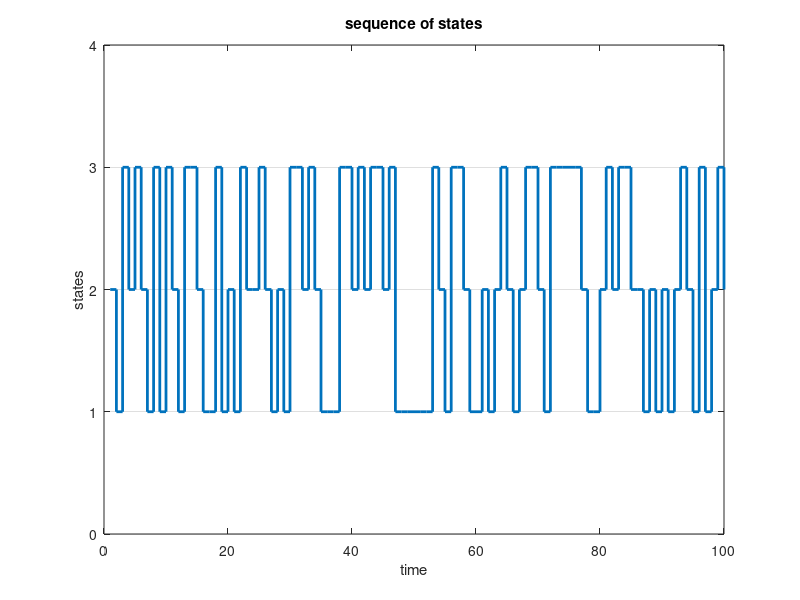

MATLAB code to generate this figure:
%%
% from:
% http://stackoverflow.com/questions/11055410/hidden-markov-model-in-matlab

%% example 1: using hmmgenerate
%# number of states
% N = 11;
N = 4;
sequenceLength = 50

%# some random transition matrix
trans = rand(N,N);
trans = bsxfun(@rdivide, trans, sum(trans,2));

%# fake emission matrix (only one symbol)
emis = ones(N,1);

%# get a sample of length: sequenceLength
[~,states] = hmmgenerate(sequenceLength, trans, emis, 'Symbols',{'state'}, 'Statenames', {'A','B','C','D'});



%% example 2: without stats toolbox
%# number of states
N = 3;

%# transition matrix
trans = rand(N,N);
trans = bsxfun(@rdivide, trans, sum(trans,2));

%# probability of being in state i at time t=0
prior = rand(1,N);
prior = prior ./ sum(prior);

%# generate a sequence of states
len = 100;          %# length of sequence
states = zeros(1,len);
states(1) = randsample(N, 1, true, prior);
for t=2:len
    states(t) = randsample(N, 1, true, trans(states(t-1),:));
end

%# show sequence
stairs(states, 'LineWidth',2)
set(gca, 'YGrid','on', 'YLim',[0 N+1])
xlabel('time'), ylabel('states')
title('sequence of states')